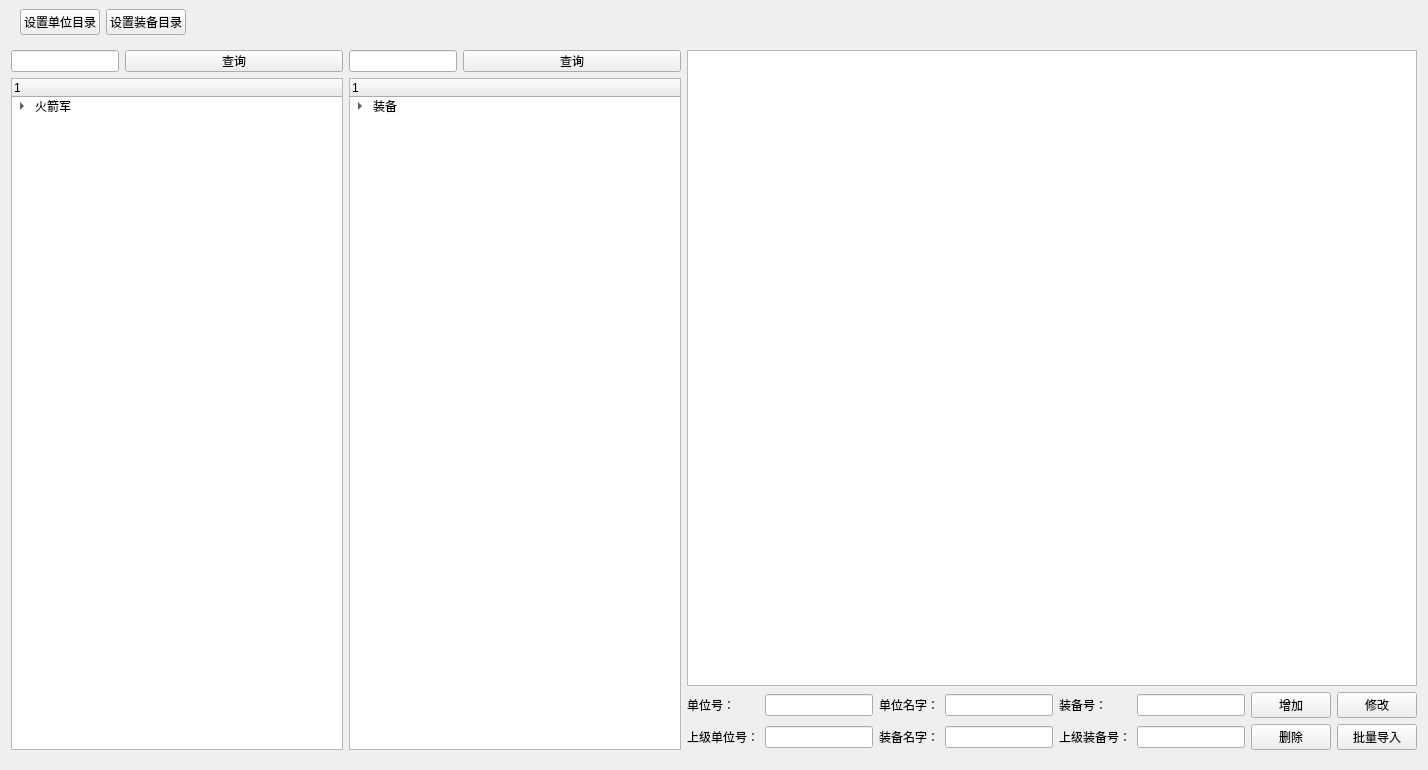
<?xml version="1.0" encoding="UTF-8"?>
<ui version="4.0">
 <class>Form</class>
 <widget class="QWidget" name="Form">
  <property name="geometry">
   <rect>
    <x>0</x>
    <y>0</y>
    <width>1428</width>
    <height>770</height>
   </rect>
  </property>
  <property name="windowTitle">
   <string>Form</string>
  </property>
  <layout class="QGridLayout" name="gridLayout_3">
   <property name="topMargin">
    <number>0</number>
   </property>
   <property name="bottomMargin">
    <number>0</number>
   </property>
   <item row="0" column="0">
    <widget class="QWidget" name="widget" native="true">
     <layout class="QGridLayout" name="gridLayout">
      <item row="0" column="0">
       <layout class="QHBoxLayout" name="horizontalLayout">
        <item>
         <widget class="QPushButton" name="pushButton">
          <property name="text">
           <string>设置单位目录</string>
          </property>
         </widget>
        </item>
        <item>
         <widget class="QPushButton" name="pushButton_2">
          <property name="text">
           <string>设置装备目录</string>
          </property>
         </widget>
        </item>
       </layout>
      </item>
      <item row="0" column="1">
       <spacer name="horizontalSpacer">
        <property name="orientation">
         <enum>Qt::Horizontal</enum>
        </property>
        <property name="sizeHint" stdset="0">
         <size>
          <width>40</width>
          <height>20</height>
         </size>
        </property>
       </spacer>
      </item>
     </layout>
    </widget>
   </item>
   <item row="1" column="0">
    <layout class="QHBoxLayout" name="horizontalLayout_5">
     <item>
      <layout class="QHBoxLayout" name="horizontalLayout_3">
       <item>
        <layout class="QVBoxLayout" name="verticalLayout">
         <item>
          <layout class="QHBoxLayout" name="horizontalLayout_2">
           <item>
            <widget class="QLineEdit" name="le_first">
             <property name="sizePolicy">
              <sizepolicy hsizetype="Maximum" vsizetype="Fixed">
               <horstretch>70</horstretch>
               <verstretch>0</verstretch>
              </sizepolicy>
             </property>
            </widget>
           </item>
           <item>
            <widget class="QPushButton" name="pb_firstSelect">
             <property name="sizePolicy">
              <sizepolicy hsizetype="Ignored" vsizetype="Ignored">
               <horstretch>0</horstretch>
               <verstretch>0</verstretch>
              </sizepolicy>
             </property>
             <property name="text">
              <string>查询</string>
             </property>
            </widget>
           </item>
          </layout>
         </item>
         <item>
          <widget class="QTreeWidget" name="tw_first">
           <column>
            <property name="text">
             <string/>
            </property>
           </column>
           <item>
            <property name="text">
             <string>火箭军</string>
            </property>
            <item>
             <property name="text">
              <string>火箭军基地</string>
             </property>
             <item>
              <property name="text">
               <string>New Subitem</string>
              </property>
             </item>
             <item>
              <property name="text">
               <string>New Subitem</string>
              </property>
             </item>
            </item>
            <item>
             <property name="text">
              <string>火箭军院校</string>
             </property>
             <item>
              <property name="text">
               <string>New Subitem</string>
              </property>
             </item>
            </item>
            <item>
             <property name="text">
              <string>火箭军直属部队</string>
             </property>
             <item>
              <property name="text">
               <string>New Subitem</string>
              </property>
             </item>
            </item>
            <item>
             <property name="text">
              <string>火箭军机关</string>
             </property>
             <item>
              <property name="text">
               <string>New Subitem</string>
              </property>
             </item>
            </item>
            <item>
             <property name="text">
              <string>火箭军研究院、所</string>
             </property>
             <item>
              <property name="text">
               <string>New Subitem</string>
              </property>
             </item>
            </item>
            <item>
             <property name="text">
              <string>库存</string>
             </property>
            </item>
           </item>
          </widget>
         </item>
        </layout>
       </item>
       <item>
        <layout class="QVBoxLayout" name="verticalLayout_3">
         <item>
          <layout class="QHBoxLayout" name="horizontalLayout_4">
           <item>
            <widget class="QLineEdit" name="le_second">
             <property name="sizePolicy">
              <sizepolicy hsizetype="Maximum" vsizetype="Fixed">
               <horstretch>70</horstretch>
               <verstretch>0</verstretch>
              </sizepolicy>
             </property>
            </widget>
           </item>
           <item>
            <widget class="QPushButton" name="pb_secondSelect">
             <property name="sizePolicy">
              <sizepolicy hsizetype="Ignored" vsizetype="Ignored">
               <horstretch>0</horstretch>
               <verstretch>0</verstretch>
              </sizepolicy>
             </property>
             <property name="text">
              <string>查询</string>
             </property>
            </widget>
           </item>
          </layout>
         </item>
         <item>
          <widget class="QTreeWidget" name="tw_second">
           <column>
            <property name="text">
             <string notr="true"/>
            </property>
           </column>
           <item>
            <property name="text">
             <string>装备</string>
            </property>
            <item>
             <property name="text">
              <string>防化车辆</string>
             </property>
             <item>
              <property name="text">
               <string>防化团指挥车</string>
              </property>
             </item>
            </item>
           </item>
          </widget>
         </item>
        </layout>
       </item>
      </layout>
     </item>
     <item>
      <layout class="QVBoxLayout" name="verticalLayout_2">
       <item>
        <widget class="QTableWidget" name="tb_result"/>
       </item>
       <item>
        <layout class="QGridLayout" name="gridLayout_2">
         <item row="0" column="0">
          <widget class="QLabel" name="lb_unitID">
           <property name="text">
            <string>单位号：</string>
           </property>
          </widget>
         </item>
         <item row="0" column="1">
          <widget class="QLineEdit" name="le_unitID"/>
         </item>
         <item row="0" column="2">
          <widget class="QLabel" name="lb_unitName">
           <property name="text">
            <string>单位名字：</string>
           </property>
          </widget>
         </item>
         <item row="0" column="3">
          <widget class="QLineEdit" name="le_unitName"/>
         </item>
         <item row="0" column="4">
          <widget class="QLabel" name="lb_equipID">
           <property name="text">
            <string>装备号：</string>
           </property>
          </widget>
         </item>
         <item row="0" column="5">
          <widget class="QLineEdit" name="le_equipID"/>
         </item>
         <item row="0" column="6">
          <widget class="QPushButton" name="pb_add">
           <property name="text">
            <string>增加</string>
           </property>
          </widget>
         </item>
         <item row="0" column="7">
          <widget class="QPushButton" name="pb_update">
           <property name="text">
            <string>修改</string>
           </property>
          </widget>
         </item>
         <item row="1" column="0">
          <widget class="QLabel" name="lb_unitUper">
           <property name="text">
            <string>上级单位号：</string>
           </property>
          </widget>
         </item>
         <item row="1" column="1">
          <widget class="QLineEdit" name="le_unitUper"/>
         </item>
         <item row="1" column="2">
          <widget class="QLabel" name="lb_equipName">
           <property name="text">
            <string>装备名字：</string>
           </property>
          </widget>
         </item>
         <item row="1" column="3">
          <widget class="QLineEdit" name="le_equipName"/>
         </item>
         <item row="1" column="4">
          <widget class="QLabel" name="lb_equipUper">
           <property name="text">
            <string>上级装备号：</string>
           </property>
          </widget>
         </item>
         <item row="1" column="5">
          <widget class="QLineEdit" name="le_equipUper"/>
         </item>
         <item row="1" column="6">
          <widget class="QPushButton" name="pb_del">
           <property name="text">
            <string>删除</string>
           </property>
          </widget>
         </item>
         <item row="1" column="7">
          <widget class="QPushButton" name="pb_input">
           <property name="text">
            <string>批量导入</string>
           </property>
          </widget>
         </item>
        </layout>
       </item>
      </layout>
     </item>
    </layout>
   </item>
   <item row="2" column="0">
    <widget class="QLabel" name="label_4">
     <property name="text">
      <string/>
     </property>
    </widget>
   </item>
  </layout>
 </widget>
 <resources/>
 <connections/>
</ui>
